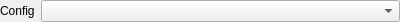
<?xml version="1.0" encoding="UTF-8"?>
<ui version="4.0">
 <class>pipeline_step_settings_GUI</class>
 <widget class="QWidget" name="pipeline_step_settings_GUI">
  <property name="geometry">
   <rect>
    <x>0</x>
    <y>0</y>
    <width>400</width>
    <height>21</height>
   </rect>
  </property>
  <property name="windowTitle">
   <string>Form</string>
  </property>
  <layout class="QVBoxLayout" name="verticalLayout">
   <property name="leftMargin">
    <number>0</number>
   </property>
   <property name="topMargin">
    <number>0</number>
   </property>
   <property name="rightMargin">
    <number>0</number>
   </property>
   <property name="bottomMargin">
    <number>0</number>
   </property>
   <item>
    <layout class="QHBoxLayout" name="configs_layout">
     <property name="topMargin">
      <number>0</number>
     </property>
     <item>
      <widget class="QLabel" name="label">
       <property name="sizePolicy">
        <sizepolicy hsizetype="Fixed" vsizetype="Preferred">
         <horstretch>0</horstretch>
         <verstretch>0</verstretch>
        </sizepolicy>
       </property>
       <property name="text">
        <string>Config</string>
       </property>
      </widget>
     </item>
     <item>
      <widget class="QComboBox" name="configs_combobox"/>
     </item>
    </layout>
   </item>
  </layout>
 </widget>
 <resources/>
 <connections/>
</ui>
